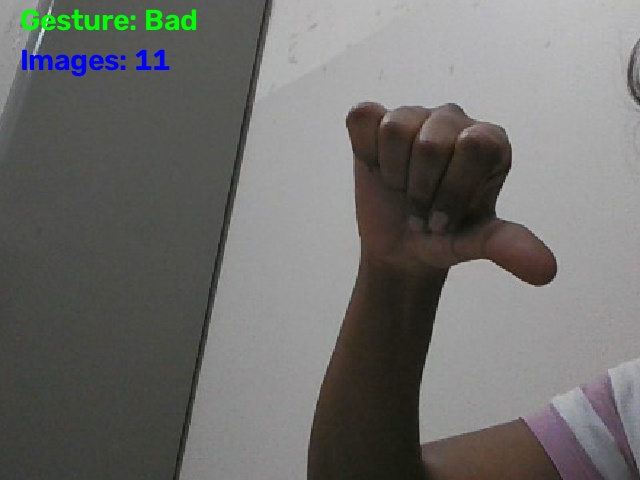
#> input picture Ananya_Sign_Language/dataset/BAD/11.jpg, 640 x 480 px; its folder holds only this picture in this run
$ python preprocessing.py
#> lines starting #> are read from the running program, lines starting #| are printed output that depends on the picture
import cv2
import os

INPUT_FOLDER = "dataset"
OUTPUT_FOLDER = "output"

IMAGE_SIZE = (224, 224)

os.makedirs(OUTPUT_FOLDER, exist_ok=True)

total_images = 0

for gesture in os.listdir(INPUT_FOLDER):

    input_path = os.path.join(INPUT_FOLDER, gesture)

    if not os.path.isdir(input_path):
        continue

    output_path = os.path.join(OUTPUT_FOLDER, gesture)
    os.makedirs(output_path, exist_ok=True)

    image_count = 0

    for image_name in os.listdir(input_path):

        image_path = os.path.join(input_path, image_name)

        image = cv2.imread(image_path)
#> image is the input picture: shape (480, 640, 3); mean B, G, R 108.8, 111, 111.4

        if image is None:
            continue

        # Resize
        image = cv2.resize(image, IMAGE_SIZE)
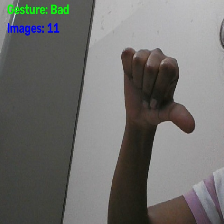
#> image: shape (224, 224, 3); mean B, G, R 108.7, 110.9, 111.3

        # Convert BGR → RGB
        image = cv2.cvtColor(image, cv2.COLOR_BGR2RGB)

        save_path = os.path.join(output_path, image_name)

        cv2.imwrite(save_path, image)

        image_count += 1
        total_images += 1

    print(f"{gesture} : {image_count} images processed")
#> pass 2 of the loop `for gesture in os.listdir(INPUT_FOLDER):`:
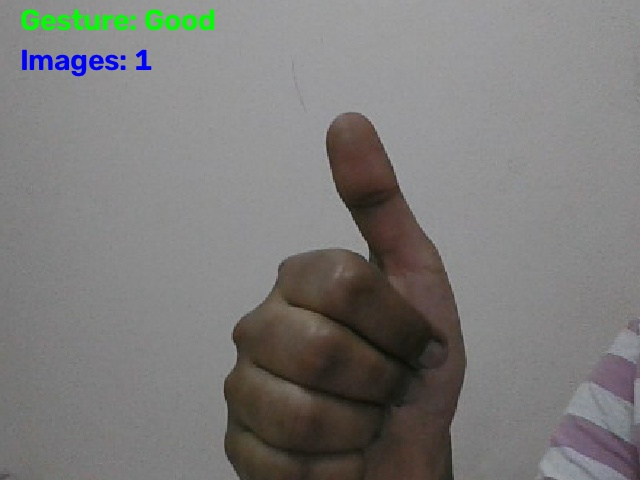
#> input picture Ananya_Sign_Language/dataset/GOOD/1.jpg, 640 x 480 px
#> image is the input picture: shape (480, 640, 3); mean B, G, R 121.5, 123.1, 124.2
#> `image = cv2.resize(image, IMAGE_SIZE)`:
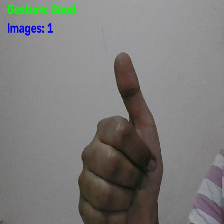
#> image: shape (224, 224, 3); mean B, G, R 121.4, 123, 124.1

print("\nTotal Images Processed:", total_images)
print("Preprocessing Completed Successfully!")
